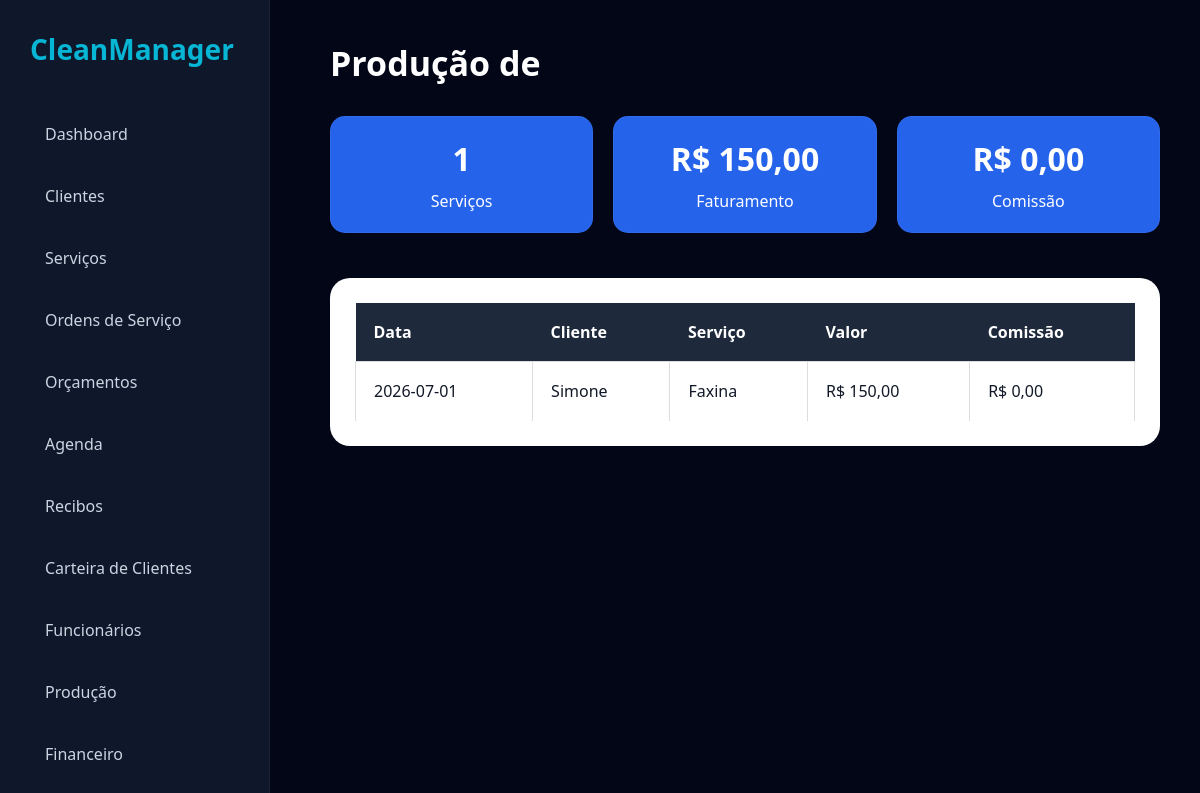
Screenshot of /admin/producao-detalhes.php with the database file from the repository.
### tables this page shows
CREATE TABLE historico_servicos (

id INTEGER PRIMARY KEY AUTOINCREMENT,

orcamento_id INTEGER,

cliente TEXT,

telefone TEXT,

endereco TEXT,

servico TEXT,

descricao TEXT,

valor REAL,

data_execucao TEXT,

status_pagamento TEXT

, recibo_gerado TEXT, funcionario_id INTEGER, funcionario_nome TEXT, comissao REAL DEFAULT 0, observacoes TEXT, foto_antes TEXT, foto_depois TEXT, assinatura_cliente TEXT, checklist TEXT, data_finalizacao TEXT, lucro REAL DEFAULT 0);

### admin/producao-detalhes.php (the view, shortened to what this page needs)
<?php
include '../config/conexao.php';
$funcionario = $_GET['funcionario'] ?? '';
$inicio = $_GET['inicio'] ?? date('Y-m-01');
$fim = $_GET['fim'] ?? date('Y-m-t');
$dados = $db->query("
SELECT *
FROM historico_servicos
WHERE funcionario_nome = '$funcionario'
AND date(data_execucao)
BETWEEN '$inicio' AND '$fim'
ORDER BY data_execucao DESC
");
$resumo = $db->querySingle("
SELECT
COUNT(*) as quantidade,
SUM(valor) as faturamento,
SUM(comissao) as comissao
FROM historico_servicos
WHERE funcionario_nome = '$funcionario'
AND date(data_execucao)
BETWEEN '$inicio' AND '$fim'
", true);
?>
<!DOCTYPE html>
<html lang="pt-br">
<head>
<link rel="stylesheet" href="../assets/css/dashboard.css">
</head>
<body>
<?php include '../includes/sidebar.php'; ?>
<div class="content">
<div class="topbar">
<h1>
Produção de
</h1>
</div>
<div class="resumo">
<div class="card">
<h2>
<?= $resumo['quantidade']; ?>
</h2>
<p>Serviços</p>
</div>
<div class="card">
<h2>
R$
<?= number_format($resumo['faturamento'],2,',','.'); ?>
</h2>
<p>Faturamento</p>
</div>
<div class="card">
<h2>
R$
<?= number_format($resumo['comissao'],2,',','.'); ?>
</h2>
<p>Comissão</p>
</div>
</div>
<div class="box">
<table>
<tr>
<th>Data</th>
<th>Cliente</th>
<th>Serviço</th>
<th>Valor</th>
<th>Comissão</th>
</tr>
<?php while($item = $dados->fetchArray()) { ?>
<tr>
<td><?= $item['data_execucao']; ?></td>
<td><?= $item['cliente']; ?></td>
<td><?= $item['servico']; ?></td>
<td>
R$
<?= number_format($item['valor'],2,',','.'); ?>
</td>
<td>
R$
<?= number_format($item['comissao'],2,',','.'); ?>
</td>
</tr>
<?php } ?>
</table>
</div>
</div>
</body>
</html>

### assets/css/dashboard.css (style rules this page uses)
* { margin: 0; padding: 0; box-sizing: border-box; font-family: "Segoe UI", sans-serif; }
body { background: #020617; color: white; }
.content { margin-left: 290px; padding: 40px; }
.topbar { display: flex; justify-content: space-between; align-items: center; margin-bottom: 30px; }
.topbar h1 { font-size: 34px; }
.card { background: #111827; padding: 30px; border-radius: 24px; margin-bottom: 25px; border: 1px solid rgba(255, 255, 255, 0.05); }
table { width: 100%; border-collapse: collapse; min-width: 700px; }
table th { text-align: left; padding: 18px; background: #1e293b; }
table td { padding: 18px; border-bottom: 1px solid rgba(255, 255, 255, 0.05); }

### admin/producao-detalhes.php (style rules this page uses)
.box { background:white; padding:25px; border-radius:20px; margin-bottom:20px; }
table { width:100%; border-collapse:collapse; }
th { background:#2563eb; color:white; padding:12px; }
td { padding:12px; border:1px solid #ddd; color:#111827; }
.resumo { display:flex; gap:20px; margin-bottom:20px; }
.card { background:#2563eb; color:white; padding:20px; border-radius:15px; flex:1; text-align:center; }
.card h2 { margin:0; font-size:32px; }
.card p { margin-top:10px; }

### rows the page displays
historico_servicos: data_execucao "2026-07-01", cliente "Simone", servico "Faxina", valor "150,00", comissao "0,00"

### other values shown
$resumo['quantidade'] "1"
$resumo['faturamento'] "150,00"
$resumo['comissao'] "0,00"
